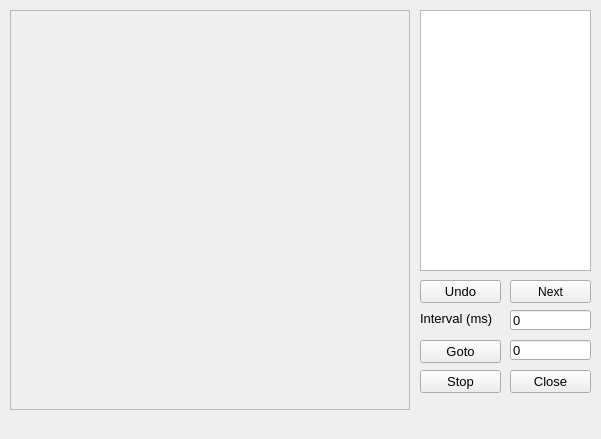
<?xml version="1.0" encoding="UTF-8"?>
<ui version="4.0">
 <class>gReplayWindow</class>
 <widget class="QMainWindow" name="gReplayWindow">
  <property name="geometry">
   <rect>
    <x>0</x>
    <y>0</y>
    <width>601</width>
    <height>439</height>
   </rect>
  </property>
  <property name="windowTitle">
   <string>Dama2013</string>
  </property>
  <widget class="QWidget" name="centralwidget">
   <widget class="QFrame" name="gameFrame">
    <property name="geometry">
     <rect>
      <x>0</x>
      <y>0</y>
      <width>601</width>
      <height>421</height>
     </rect>
    </property>
    <property name="frameShape">
     <enum>QFrame::NoFrame</enum>
    </property>
    <property name="frameShadow">
     <enum>QFrame::Raised</enum>
    </property>
    <widget class="QTextEdit" name="textEditGame">
     <property name="geometry">
      <rect>
       <x>420</x>
       <y>10</y>
       <width>171</width>
       <height>261</height>
      </rect>
     </property>
     <property name="readOnly">
      <bool>true</bool>
     </property>
    </widget>
    <widget class="QFrame" name="deskFrame">
     <property name="geometry">
      <rect>
       <x>10</x>
       <y>10</y>
       <width>400</width>
       <height>400</height>
      </rect>
     </property>
     <property name="frameShape">
      <enum>QFrame::StyledPanel</enum>
     </property>
     <property name="frameShadow">
      <enum>QFrame::Raised</enum>
     </property>
     <widget class="QWidget" name="gridLayoutWidget">
      <property name="geometry">
       <rect>
        <x>0</x>
        <y>0</y>
        <width>400</width>
        <height>400</height>
       </rect>
      </property>
      <layout class="QGridLayout" name="gridLayout">
       <property name="sizeConstraint">
        <enum>QLayout::SetDefaultConstraint</enum>
       </property>
       <property name="spacing">
        <number>0</number>
       </property>
      </layout>
     </widget>
    </widget>
    <widget class="QPushButton" name="btnClose">
     <property name="geometry">
      <rect>
       <x>510</x>
       <y>370</y>
       <width>81</width>
       <height>23</height>
      </rect>
     </property>
     <property name="font">
      <font>
       <pointsize>10</pointsize>
      </font>
     </property>
     <property name="text">
      <string>Close</string>
     </property>
    </widget>
    <widget class="QPushButton" name="btnNext">
     <property name="geometry">
      <rect>
       <x>510</x>
       <y>280</y>
       <width>81</width>
       <height>23</height>
      </rect>
     </property>
     <property name="text">
      <string>Next</string>
     </property>
    </widget>
    <widget class="QPushButton" name="btnUndo">
     <property name="geometry">
      <rect>
       <x>420</x>
       <y>280</y>
       <width>81</width>
       <height>23</height>
      </rect>
     </property>
     <property name="font">
      <font>
       <pointsize>10</pointsize>
      </font>
     </property>
     <property name="text">
      <string>Undo</string>
     </property>
    </widget>
    <widget class="QPushButton" name="btnGoTo">
     <property name="geometry">
      <rect>
       <x>420</x>
       <y>340</y>
       <width>81</width>
       <height>23</height>
      </rect>
     </property>
     <property name="font">
      <font>
       <pointsize>10</pointsize>
      </font>
     </property>
     <property name="text">
      <string>Goto</string>
     </property>
    </widget>
    <widget class="QLineEdit" name="editGoToNum">
     <property name="geometry">
      <rect>
       <x>510</x>
       <y>340</y>
       <width>81</width>
       <height>20</height>
      </rect>
     </property>
     <property name="font">
      <font>
       <pointsize>10</pointsize>
      </font>
     </property>
     <property name="text">
      <string>0</string>
     </property>
    </widget>
    <widget class="QLineEdit" name="editAutoPlayInterval">
     <property name="geometry">
      <rect>
       <x>510</x>
       <y>310</y>
       <width>81</width>
       <height>20</height>
      </rect>
     </property>
     <property name="font">
      <font>
       <pointsize>10</pointsize>
      </font>
     </property>
     <property name="text">
      <string>0</string>
     </property>
    </widget>
    <widget class="QLabel" name="labelInterval">
     <property name="geometry">
      <rect>
       <x>420</x>
       <y>310</y>
       <width>81</width>
       <height>16</height>
      </rect>
     </property>
     <property name="font">
      <font>
       <pointsize>10</pointsize>
      </font>
     </property>
     <property name="text">
      <string>Interval (ms)</string>
     </property>
    </widget>
    <widget class="QPushButton" name="btnStop">
     <property name="geometry">
      <rect>
       <x>420</x>
       <y>370</y>
       <width>81</width>
       <height>23</height>
      </rect>
     </property>
     <property name="font">
      <font>
       <pointsize>10</pointsize>
      </font>
     </property>
     <property name="text">
      <string>Stop</string>
     </property>
    </widget>
   </widget>
  </widget>
  <widget class="QStatusBar" name="statusbar">
   <property name="sizeGripEnabled">
    <bool>false</bool>
   </property>
  </widget>
 </widget>
 <resources/>
 <connections/>
</ui>
